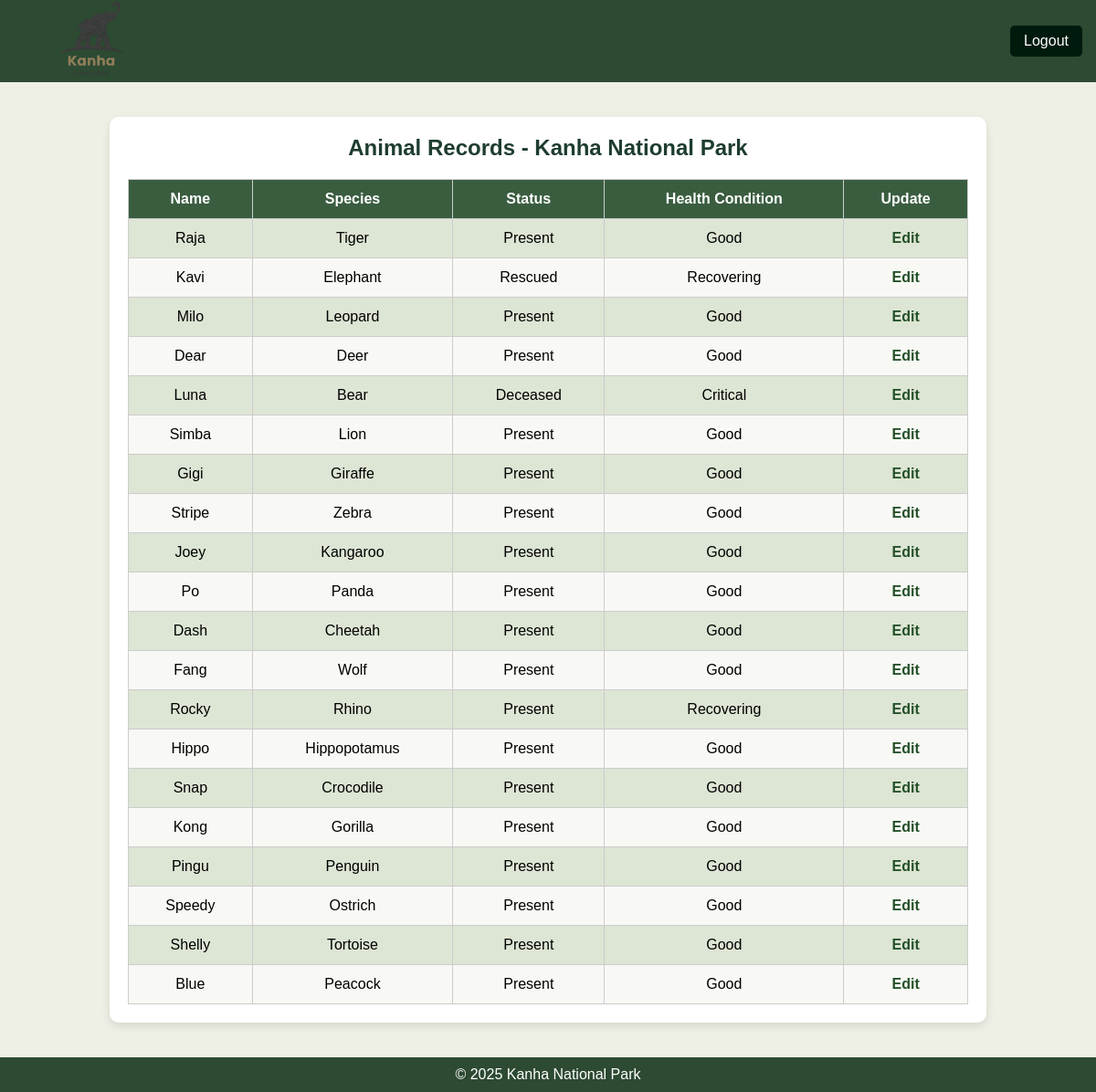
The app's page /view_animals_kanha.php (signed in) with its own data.
### tables this page shows
CREATE TABLE IF NOT EXISTS `animals` (
    `Animal_ID` INT PRIMARY KEY,
    `Species` VARCHAR(50) NOT NULL,
    `Name` VARCHAR(50),
    `Age` INT,
    `Status` VARCHAR(50) DEFAULT 'Present',
    `Health_Condition` ENUM('Good', 'Critical', 'Recovering') DEFAULT 'Good',
    `Park_ID` INT DEFAULT 1,
    `Adopter_Name` VARCHAR(100),
    `Adopter_Phone` VARCHAR(15),
    `Adopter_Email` VARCHAR(100),
    `Description` TEXT,
    `animal_type` VARCHAR(50) DEFAULT 'Mammal',
    `category` VARCHAR(50) DEFAULT 'Carnivore',
    FOREIGN KEY (`Park_ID`) REFERENCES `nationalparks`(`park_id`) ON DELETE SET NULL
);

### view_animals_kanha.php (the view, shortened to what this page needs)
<?php
include 'db_connect.php';
$park_id = 1;
$query = "SELECT * FROM animals WHERE park_id = ?";
$stmt = $conn->prepare($query);
$stmt->bind_param("i", $park_id);
$stmt->execute();
$result = $stmt->get_result();
?>
<!DOCTYPE html>
<html lang="en">
<head>
</head>
<body>
    <div class="navbar">
        <a href="dashboard_kanha.php">
            <img src="logo.png" alt="Logo">
        </a>
        <a href="logout.php" class="logout-btn">Logout</a>
    </div><br>
    <div class="container">
        <h2>Animal Records - Kanha National Park</h2>
        <table>
            <tr>
                <th>Name</th>
                <th>Species</th>
                <th>Status</th>
                <th>Health Condition</th>
                <th>Update</th>
            </tr>
            <?php while ($row = $result->fetch_assoc()) { ?>
            <tr>
                <td><?= $row['Name'] ?></td>
                <td><?= $row['Species'] ?></td>
                <td><?= $row['Status'] ?></td>
                <td><?= $row['Health_Condition'] ?></td>
                <td>
                    <a href="update_animal_kanha.php?id=<?= $row['Animal_ID'] ?>" class="edit-link">Edit</a>
                </td>
            </tr>
            <?php } ?>
        </table>
    </div><br>
    <div class="footer">
        <p>&copy; 2025 Kanha National Park</p>
    </div>
</body>
</html>

### view_animals_kanha.php (style rules this page uses)
* { margin: 0; padding: 0; box-sizing: border-box; font-family: Arial, sans-serif; }
body { background-color: #eef0e5; display: flex; flex-direction: column; min-height: 100vh; }
.navbar { display: flex; align-items: center; justify-content: space-between; background-color: #2d4a32; padding: 15px; height: 90px; }
.navbar img { height: 170px; cursor: pointer; }
.logout-btn { background-color:rgb(0, 27, 13); color: white; padding: 8px 15px; border: none; cursor: pointer; font-size: 16px; border-radius: 5px; text-decoration: none; transition: background 0.3s; }
.container { width: 80%; margin: auto; background: white; padding: 20px; margin-top: 20px; box-shadow: 0px 4px 10px rgba(0, 0, 0, 0.1); border-radius: 10px; flex-grow: 1; }
h2 { text-align: center; color: #1e3d2f; margin-bottom: 20px; }
table { width: 100%; border-collapse: collapse; margin-top: 10px; background-color: #f8f9f5; }
th, td { padding: 12px; border: 1px solid #ccc; text-align: center; }
th { background-color: #3a5d40; color: white; }
tr:nth-child(even) { background-color: #dde5d4; }
a.edit-link { text-decoration: none; color: #245129; font-weight: bold; transition: color 0.3s; }
.footer { background-color: #2d4a32; color: white; text-align: center; padding: 10px; margin-top: 20px; }

### records on screen
animals: Name "Raja", Species "Tiger", Status "Present", Health_Condition "Good"
animals: Name "Kavi", Species "Elephant", Status "Rescued", Health_Condition "Recovering"
animals: Name "Milo", Species "Leopard", Status "Present", Health_Condition "Good"
animals: Name "Dear", Species "Deer", Status "Present", Health_Condition "Good"
animals: Name "Luna", Species "Bear", Status "Deceased", Health_Condition "Critical"
animals: Name "Simba", Species "Lion", Status "Present", Health_Condition "Good"
animals: Name "Gigi", Species "Giraffe", Status "Present", Health_Condition "Good"
animals: Name "Stripe", Species "Zebra", Status "Present", Health_Condition "Good"
animals: Name "Joey", Species "Kangaroo", Status "Present", Health_Condition "Good"
animals: Name "Po", Species "Panda", Status "Present", Health_Condition "Good"
animals: Name "Dash", Species "Cheetah", Status "Present", Health_Condition "Good"
animals: Name "Fang", Species "Wolf", Status "Present", Health_Condition "Good"
animals: Name "Rocky", Species "Rhino", Status "Present", Health_Condition "Recovering"
animals: Name "Hippo", Species "Hippopotamus", Status "Present", Health_Condition "Good"
animals: Name "Snap", Species "Crocodile", Status "Present", Health_Condition "Good"
animals: Name "Kong", Species "Gorilla", Status "Present", Health_Condition "Good"
animals: Name "Pingu", Species "Penguin", Status "Present", Health_Condition "Good"
animals: Name "Speedy", Species "Ostrich", Status "Present", Health_Condition "Good"
animals: Name "Shelly", Species "Tortoise", Status "Present", Health_Condition "Good"
animals: Name "Blue", Species "Peacock", Status "Present", Health_Condition "Good"
